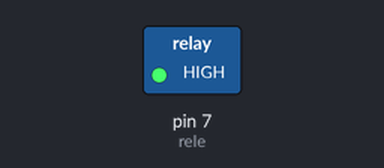
This sketch was run on a simulated Arduino Uno, built with avr-gcc and run on an emulated ATmega328P. Parts: switched loads named in the sketch (green lamp = pin HIGH).

Above: at 2.5 s.
At 10.0 s:
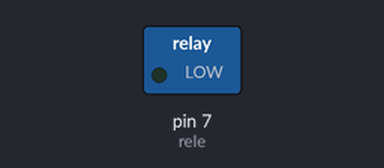
Timing chart, 0 to 19.5 s (numbered marks = the images above):
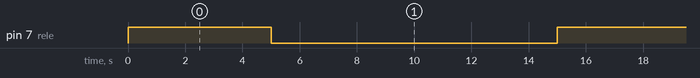

The sketch:

Projeto_070_Rele_Temporizado.ino
```cpp
// Projeto 070 - Relé Temporizado
// Arduino Uno | Arduino Neon Lab

int rele=7;
 void setup(){ pinMode(rele,OUTPUT); }
 void loop(){ digitalWrite(rele,HIGH); delay(5000); digitalWrite(rele,LOW); delay(10000);
  }
```

Measured:
- by itself, pin 7 (rele): alternates HIGH for 5.0 s and LOW for 10.0 s
